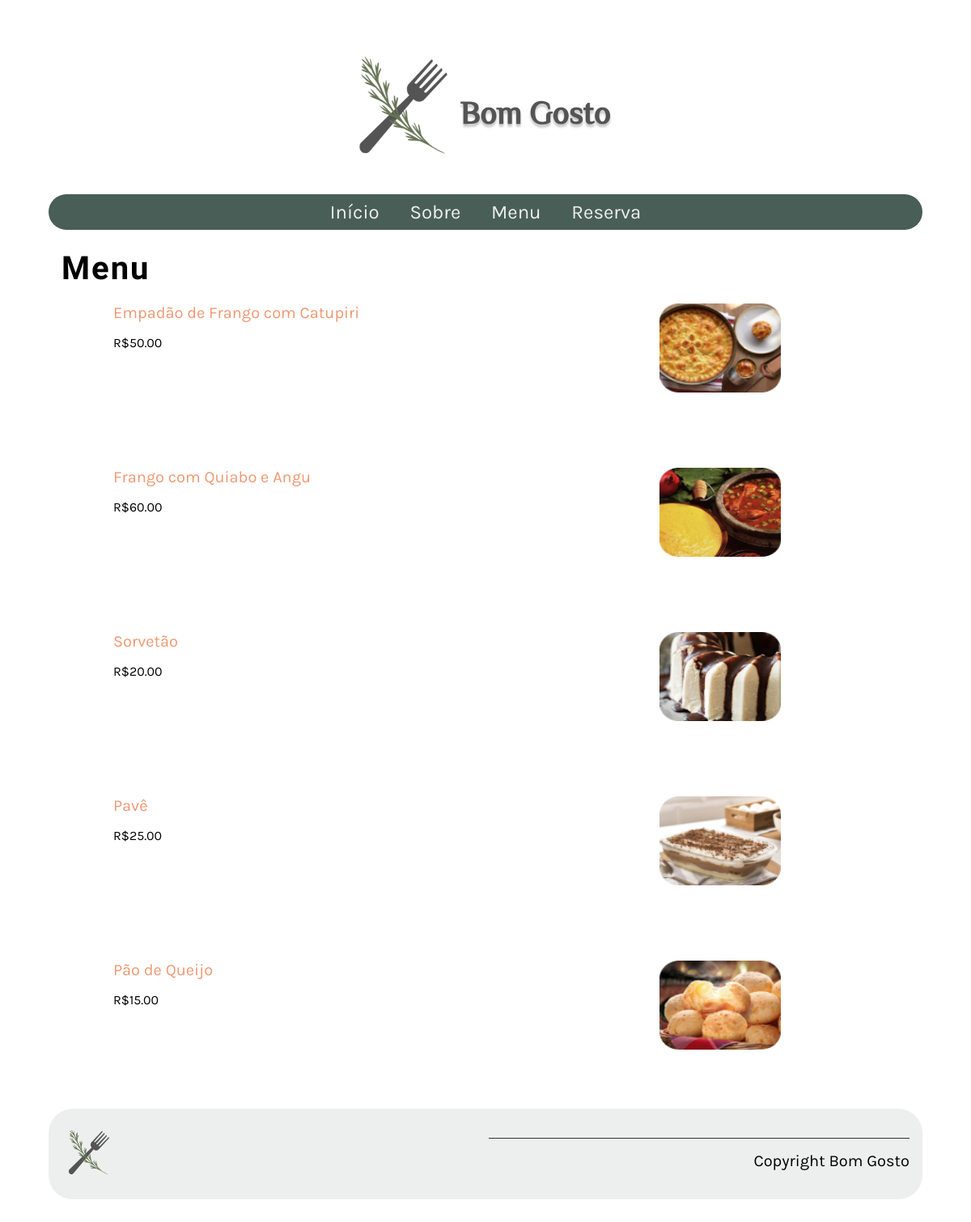
The app's page /menu/ with its own data.
### restaurant/models.py (models this page shows, shortened)
class Menu(models.Model):
   name = models.CharField(max_length=200)
   price = models.IntegerField(null=False)
   menu_item_description = models.TextField(max_length=1000, default='')

### restaurant/views.py (the view)
# urls.py: path('menu/', views.menu, name="menu"),
def menu(request):
    menu_data = Menu.objects.all()
    main_data = {"menu": menu_data}
    return render(request, 'menu.html', {"menu": main_data})

### restaurant/templates/menu.html
{% extends 'base.html' %} {% load static %} {% block content %}
<div style="padding-left: 1rem;">
    <h1>Menu</h1>
</div>
{% for item in menu.menu %}
<div class="row">
    <div class="column" style="padding-left: 5rem">
        <p>
            <a href="{% url 'menu_item' pk=item.pk %}">
                {{ item.name }}
                </a>
            <span class="menu-price" style="padding-top: 1rem">
                R${{ item.price }}.00
            </span>
        </p>
    </div>
    <div class="column">
        <p style="text-align: center;">
            <a href="{% url 'menu_item' pk=item.pk %}">
                <img src="{% static 'img/'|add:item.name|add:'.png' %}" alt="{{ item.name }}" width="150" height="110">
            </a>
        </p>
    </div>
</div>
{% endfor %}
{% endblock %}

### restaurant/templates/base.html (shortened to what this page needs)
{% load static %}
<!DOCTYPE html>
<html lang="en">
<head>
    <link rel="preload" as="style" href="{% static 'css/style.css' %}" onload="this.rel = 'stylesheet'" />
</head>
<body>
    {% include 'partials/_header.html' %}
    <main>{% block content %} {% endblock %}</main>
    {% include 'partials/_footer.html' %}
</body>
</html>

### restaurant/templates/partials/_header.html
{% load static %}
<header style="padding: 1rem">
    <img src="{% static 'img/logo.png' %}" />
</header>
<nav>
    <ul>
        <li style="padding-left: 0.5rem; padding-right: 0.5rem"><a href="{% url 'home' %}">Início</a></li>
        <li style="padding-left: 0.5rem; padding-right: 0.5rem"><a href="{% url 'about' %}">Sobre</a></li>
        <li style="padding-left: 0.5rem; padding-right: 0.5rem"><a href="{% url 'menu' %}">Menu</a></li>
        <li style="padding-left: 0.5rem; padding-right: 0.5rem"><a href="{% url 'book' %}">Reserva</a></li>
    </ul>
</nav>

### restaurant/templates/partials/_footer.html
{% load static %}
<footer>
    <article style="padding-top: 0.5rem; padding-left: 0.5rem;">
        <img src="{% static 'img/logo_footer.png' %}" />
    </article>
    <article>
        <p>Copyright Bom Gosto</p>
    </article>
</footer>

### restaurant/static/css/style.css (style rules this page uses)
body { font-family: 'Karla', sans-serif; margin-top: 3rem; margin-bottom: 3rem; margin-left: 5%; margin-right: 5%; }
h1, h2, h3, h4, h5, h6 { font-family: 'Markazi Text', serif; letter-spacing: 2px; ; }
h1 { font-size: 2.5rem; margin-top: 1.5rem; margin-bottom: 0; }
p, ul { font-size: 1.25rem; ; }
a { color: #EE9972; text-decoration: none; }
header img { display: block; margin-left: auto; margin-right: auto; max-width: 100%; height: auto; }
nav { background-color: #495E57; margin-top: 1rem; margin-bottom: 1rem; margin-bottom: 0px; border-radius: 30px; }
nav ul { list-style: none; font-size: 1.5rem; text-align: center; padding-inline-start: 0rem; margin-bottom: 0px; }
nav ul li { display: inline-block; margin: 0.5rem; }
nav ul a { color: #EDEFEE; text-decoration: none; }
article { flex: 1; }
article img { max-width: 100%; }
footer { background-color: #EDEFEE; padding: 1rem; display: flex; border-radius: 30px; }
footer img { max-width: 50%; }
footer p { border-top: #333333; border-style: solid; border-width: 0.1rem; border-bottom: none; border-left: none; border-right: none; text-align: right; padding-top: 1rem; ; }
.row { display: flex; flex-direction: row; width: 100%; padding-bottom: 1rem; }
.column { flex-basis: 50%; margin-bottom: 1rem; padding-bottom: 1rem; }
.menu-price { display: block; font-size: 1rem; }

### records on screen
Menu: name "Empadão de Frango com Catupiri", price "50", name (picture)
Menu: name "Frango com Quiabo e Angu", price "60", name (picture)
Menu: name "Sorvetão", price "20", name (picture)
Menu: name "Pavê", price "25", name (picture)
Menu: name "Pão de Queijo", price "15", name (picture)
